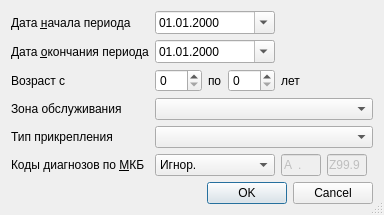
<?xml version="1.0" encoding="UTF-8"?>
<ui version="4.0">
 <class>EmergencyF40SetupDialog</class>
 <widget class="QDialog" name="EmergencyF40SetupDialog">
  <property name="windowModality">
   <enum>Qt::ApplicationModal</enum>
  </property>
  <property name="geometry">
   <rect>
    <x>0</x>
    <y>0</y>
    <width>378</width>
    <height>214</height>
   </rect>
  </property>
  <property name="windowTitle">
   <string>параметры отчёта</string>
  </property>
  <property name="sizeGripEnabled">
   <bool>true</bool>
  </property>
  <layout class="QGridLayout" name="gridLayout">
   <item row="0" column="0">
    <widget class="QLabel" name="lblBegDate">
     <property name="text">
      <string>Дата &amp;начала периода</string>
     </property>
     <property name="buddy">
      <cstring>edtBegDate</cstring>
     </property>
    </widget>
   </item>
   <item row="0" column="1" colspan="3">
    <widget class="CDateEdit" name="edtBegDate">
     <property name="displayFormat">
      <string>dd.MM.yyyy</string>
     </property>
     <property name="calendarPopup">
      <bool>true</bool>
     </property>
    </widget>
   </item>
   <item row="0" column="4" colspan="5">
    <spacer>
     <property name="orientation">
      <enum>Qt::Horizontal</enum>
     </property>
     <property name="sizeHint" stdset="0">
      <size>
       <width>91</width>
       <height>20</height>
      </size>
     </property>
    </spacer>
   </item>
   <item row="1" column="0">
    <widget class="QLabel" name="lblEndDate">
     <property name="text">
      <string>Дата &amp;окончания периода</string>
     </property>
     <property name="buddy">
      <cstring>edtEndDate</cstring>
     </property>
    </widget>
   </item>
   <item row="1" column="4" colspan="5">
    <spacer>
     <property name="orientation">
      <enum>Qt::Horizontal</enum>
     </property>
     <property name="sizeHint" stdset="0">
      <size>
       <width>91</width>
       <height>20</height>
      </size>
     </property>
    </spacer>
   </item>
   <item row="1" column="1" colspan="3">
    <widget class="CDateEdit" name="edtEndDate">
     <property name="displayFormat">
      <string>dd.MM.yyyy</string>
     </property>
     <property name="calendarPopup">
      <bool>true</bool>
     </property>
    </widget>
   </item>
   <item row="3" column="0">
    <widget class="QLabel" name="lblOrgStructure">
     <property name="text">
      <string>Зона обслуживания</string>
     </property>
    </widget>
   </item>
   <item row="4" column="0">
    <widget class="QLabel" name="lblAttachType">
     <property name="text">
      <string>Тип прикрепления</string>
     </property>
    </widget>
   </item>
   <item row="5" column="0">
    <widget class="QLabel" name="lblMKB">
     <property name="text">
      <string>Коды диагнозов по &amp;МКБ</string>
     </property>
     <property name="buddy">
      <cstring>cmbMKBFilter</cstring>
     </property>
    </widget>
   </item>
   <item row="5" column="1" colspan="3">
    <widget class="QComboBox" name="cmbMKBFilter">
     <property name="sizePolicy">
      <sizepolicy hsizetype="Preferred" vsizetype="Fixed">
       <horstretch>0</horstretch>
       <verstretch>0</verstretch>
      </sizepolicy>
     </property>
     <item>
      <property name="text">
       <string>Игнор.</string>
      </property>
     </item>
     <item>
      <property name="text">
       <string>Интервал</string>
      </property>
     </item>
    </widget>
   </item>
   <item row="5" column="4" colspan="2">
    <widget class="CICDCodeEdit" name="edtMKBFrom">
     <property name="enabled">
      <bool>false</bool>
     </property>
     <property name="sizePolicy">
      <sizepolicy hsizetype="Fixed" vsizetype="Fixed">
       <horstretch>0</horstretch>
       <verstretch>0</verstretch>
      </sizepolicy>
     </property>
     <property name="maximumSize">
      <size>
       <width>40</width>
       <height>16777215</height>
      </size>
     </property>
     <property name="inputMask">
      <string>a00.00; </string>
     </property>
     <property name="text">
      <string>A.</string>
     </property>
     <property name="maxLength">
      <number>6</number>
     </property>
    </widget>
   </item>
   <item row="5" column="6" colspan="2">
    <widget class="CICDCodeEdit" name="edtMKBTo">
     <property name="enabled">
      <bool>false</bool>
     </property>
     <property name="sizePolicy">
      <sizepolicy hsizetype="Fixed" vsizetype="Fixed">
       <horstretch>0</horstretch>
       <verstretch>0</verstretch>
      </sizepolicy>
     </property>
     <property name="maximumSize">
      <size>
       <width>40</width>
       <height>16777215</height>
      </size>
     </property>
     <property name="inputMask">
      <string>a00.00; </string>
     </property>
     <property name="text">
      <string>Z99.9</string>
     </property>
     <property name="maxLength">
      <number>6</number>
     </property>
    </widget>
   </item>
   <item row="5" column="8">
    <spacer name="spacer">
     <property name="orientation">
      <enum>Qt::Horizontal</enum>
     </property>
     <property name="sizeHint" stdset="0">
      <size>
       <width>39</width>
       <height>20</height>
      </size>
     </property>
    </spacer>
   </item>
   <item row="4" column="1" colspan="8">
    <widget class="CRBComboBox" name="cmbAttachType"/>
   </item>
   <item row="7" column="0" colspan="4">
    <spacer>
     <property name="orientation">
      <enum>Qt::Vertical</enum>
     </property>
     <property name="sizeHint" stdset="0">
      <size>
       <width>129</width>
       <height>20</height>
      </size>
     </property>
    </spacer>
   </item>
   <item row="3" column="1" colspan="8">
    <widget class="COrgStructureComboBox" name="cmbOrgStructure"/>
   </item>
   <item row="8" column="0" colspan="9">
    <widget class="QDialogButtonBox" name="buttonBox">
     <property name="orientation">
      <enum>Qt::Horizontal</enum>
     </property>
     <property name="standardButtons">
      <set>QDialogButtonBox::Cancel|QDialogButtonBox::Ok</set>
     </property>
    </widget>
   </item>
   <item row="2" column="0">
    <widget class="QLabel" name="lblAge">
     <property name="text">
      <string>Возраст с</string>
     </property>
     <property name="buddy">
      <cstring>edtAgeFrom</cstring>
     </property>
    </widget>
   </item>
   <item row="2" column="1">
    <widget class="QSpinBox" name="edtAgeFrom">
     <property name="sizePolicy">
      <sizepolicy hsizetype="Maximum" vsizetype="Fixed">
       <horstretch>0</horstretch>
       <verstretch>0</verstretch>
      </sizepolicy>
     </property>
     <property name="maximum">
      <number>150</number>
     </property>
    </widget>
   </item>
   <item row="2" column="2">
    <widget class="QLabel" name="lblAgeTo">
     <property name="sizePolicy">
      <sizepolicy hsizetype="Maximum" vsizetype="Preferred">
       <horstretch>0</horstretch>
       <verstretch>0</verstretch>
      </sizepolicy>
     </property>
     <property name="text">
      <string>по</string>
     </property>
     <property name="buddy">
      <cstring>edtAgeTo</cstring>
     </property>
    </widget>
   </item>
   <item row="2" column="3">
    <widget class="QSpinBox" name="edtAgeTo">
     <property name="sizePolicy">
      <sizepolicy hsizetype="Maximum" vsizetype="Fixed">
       <horstretch>0</horstretch>
       <verstretch>0</verstretch>
      </sizepolicy>
     </property>
     <property name="maximum">
      <number>150</number>
     </property>
    </widget>
   </item>
   <item row="2" column="4">
    <widget class="QLabel" name="lblAgeYears">
     <property name="text">
      <string>лет</string>
     </property>
     <property name="buddy">
      <cstring>edtAgeTo</cstring>
     </property>
    </widget>
   </item>
   <item row="2" column="5" colspan="4">
    <spacer name="horizontalSpacer">
     <property name="orientation">
      <enum>Qt::Horizontal</enum>
     </property>
     <property name="sizeHint" stdset="0">
      <size>
       <width>80</width>
       <height>20</height>
      </size>
     </property>
    </spacer>
   </item>
  </layout>
 </widget>
 <customwidgets>
  <customwidget>
   <class>CDateEdit</class>
   <extends>QDateEdit</extends>
   <header>library/DateEdit</header>
  </customwidget>
  <customwidget>
   <class>COrgStructureComboBox</class>
   <extends>QComboBox</extends>
   <header>Orgs/OrgStructComboBoxes.h</header>
  </customwidget>
  <customwidget>
   <class>CRBComboBox</class>
   <extends>QComboBox</extends>
   <header>library/crbcombobox.h</header>
  </customwidget>
  <customwidget>
   <class>CICDCodeEdit</class>
   <extends>QLineEdit</extends>
   <header>library/ICDCodeEdit.h</header>
  </customwidget>
 </customwidgets>
 <tabstops>
  <tabstop>edtBegDate</tabstop>
  <tabstop>edtEndDate</tabstop>
  <tabstop>edtAgeFrom</tabstop>
  <tabstop>edtAgeTo</tabstop>
  <tabstop>cmbOrgStructure</tabstop>
  <tabstop>cmbAttachType</tabstop>
  <tabstop>cmbMKBFilter</tabstop>
  <tabstop>edtMKBFrom</tabstop>
  <tabstop>edtMKBTo</tabstop>
  <tabstop>buttonBox</tabstop>
 </tabstops>
 <resources/>
 <connections>
  <connection>
   <sender>buttonBox</sender>
   <signal>accepted()</signal>
   <receiver>EmergencyF40SetupDialog</receiver>
   <slot>accept()</slot>
   <hints>
    <hint type="sourcelabel">
     <x>112</x>
     <y>177</y>
    </hint>
    <hint type="destinationlabel">
     <x>102</x>
     <y>90</y>
    </hint>
   </hints>
  </connection>
  <connection>
   <sender>buttonBox</sender>
   <signal>rejected()</signal>
   <receiver>EmergencyF40SetupDialog</receiver>
   <slot>reject()</slot>
   <hints>
    <hint type="sourcelabel">
     <x>225</x>
     <y>177</y>
    </hint>
    <hint type="destinationlabel">
     <x>236</x>
     <y>76</y>
    </hint>
   </hints>
  </connection>
 </connections>
</ui>
